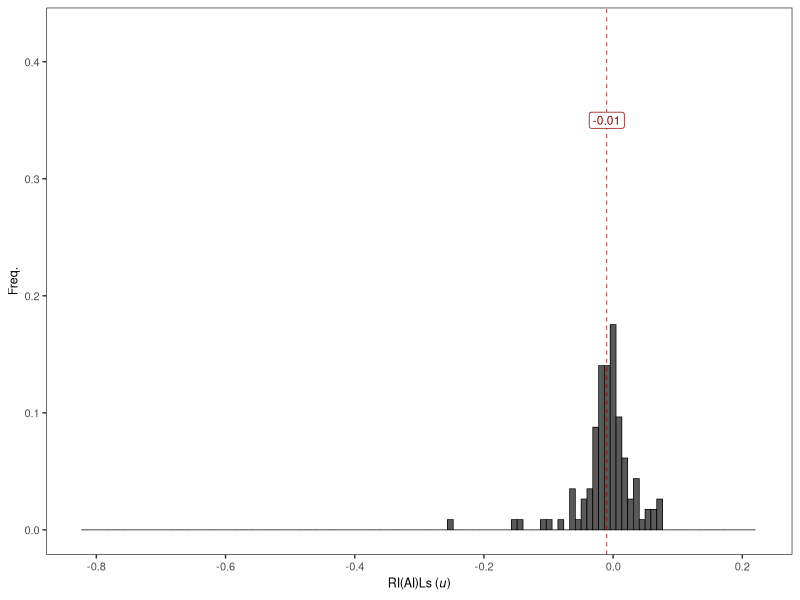
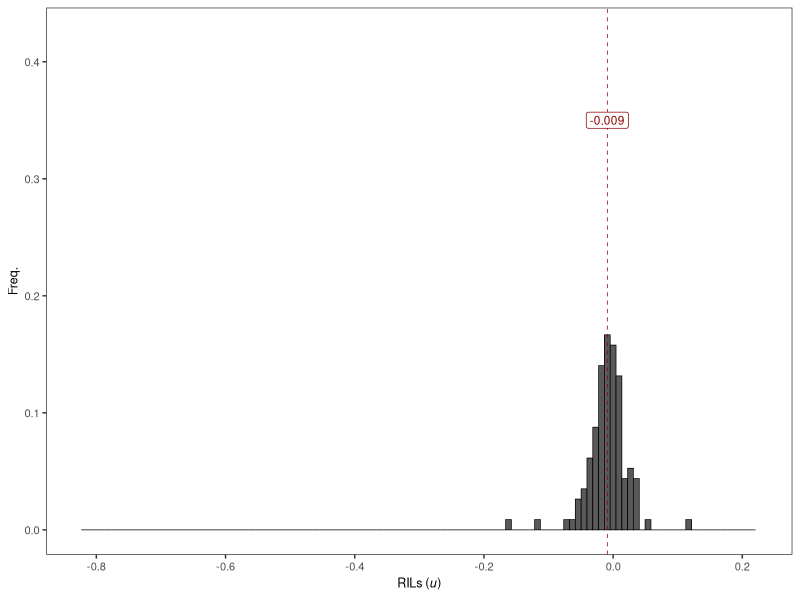
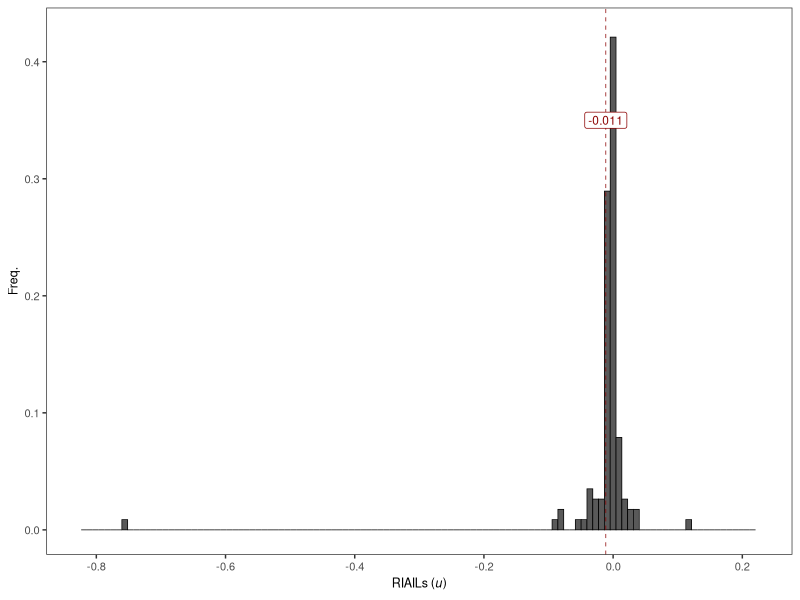
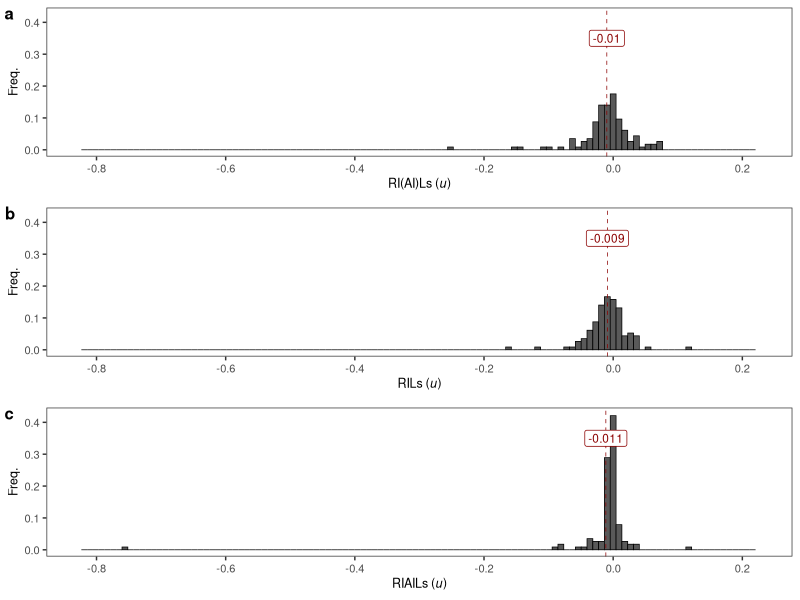
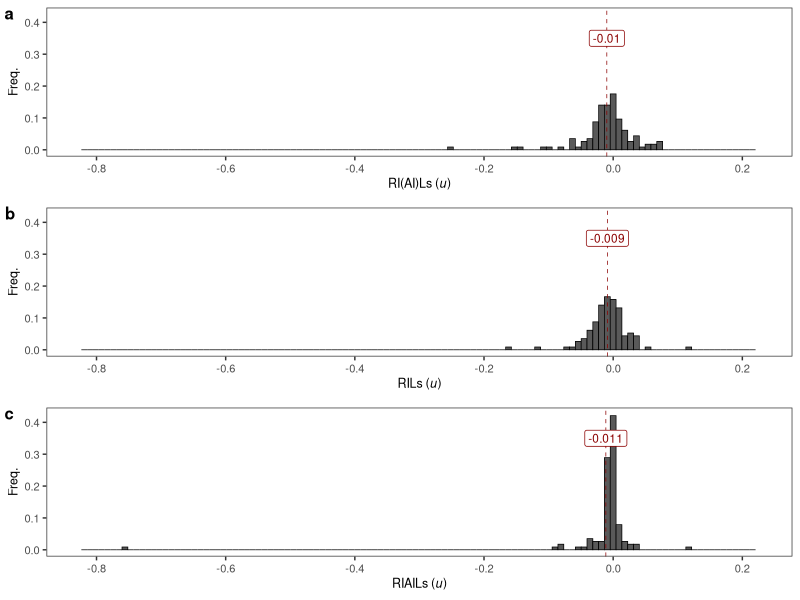
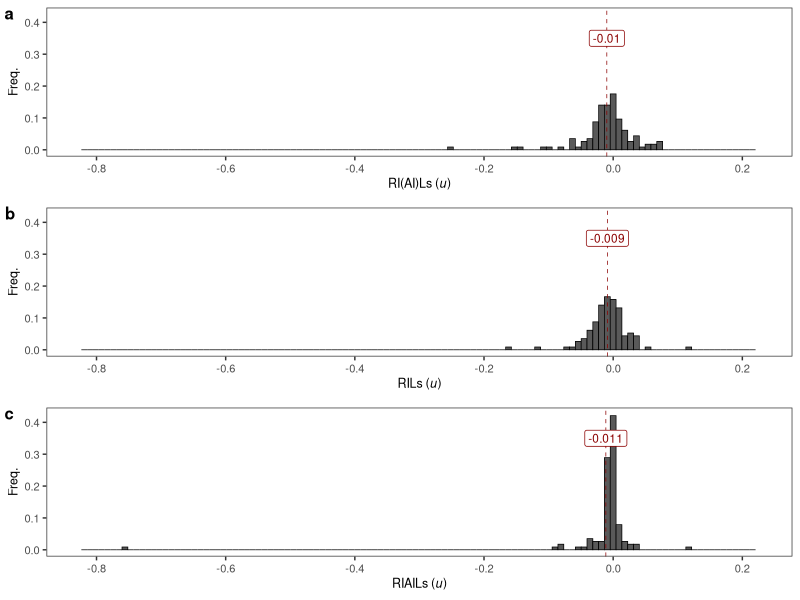

Reproduce these figures in R, in order.
library(tidyverse)

# Set working directory
setwd(glue::glue("{dirname(rstudioapi::getActiveDocumentContext()$path)}/.."))

# load data
df_all <- data.table::fread("data/processed/Table_posterior_haplotype_effects_RIL+RIAIL.csv")
df_ril <- data.table::fread("data/processed/Table_posterior_haplotype_effects_RIL.csv")
df_riails <- data.table::fread("data/processed/Table_posterior_haplotype_effects_RIAIL.csv")

# get max x range for all dfs
ax <- c(max(df_all$mean), min(df_all$mean))
bx <- c(max(df_ril$mean), min(df_ril$mean))
cx <- c(max(df_riails$mean), min(df_riails$mean))

# plot the histogram with freq on y and Delta (w) on x
a <- ggplot(df_all) +
  aes(x = mean, y=stat(count)/sum(stat(count))) +
  geom_histogram(binwidth = 0.009, color = "black", linewidth = 0.25) +
  geom_vline(xintercept = mean(df_all$mean), linetype = 2, color = "darkred", linewidth = 0.25) +
  annotate(geom = "label", x = mean(df_all$mean), y = 0.35, size = 3,
           label = glue::glue("{round(mean(df_all$mean), digits=3)}"),
           color = "darkred", size = 3) +
  labs(y = "Freq.", x = expression(paste('RI(AI)Ls (',italic('u'),')'))) +
  scale_x_continuous(labels = scales::number_format(accuracy = 0.1),
                     limits = c(-0.825, 0.225),
                     breaks = c(-0.8, -0.6, -0.4, -0.2, 0, 0.2)) +
  scale_y_continuous(labels = scales::number_format(accuracy = 0.1),
                     limits = c(0, 0.425)) +
  theme_bw() +
  theme(panel.grid = element_blank(),
        axis.title = element_text(size = 9),
        axis.text = element_text(size = 8))
a

b <- ggplot(df_ril) +
  aes(x = mean, y=stat(count)/sum(stat(count))) +
  geom_histogram(binwidth = 0.009, color = "black", linewidth = 0.25) +
  geom_vline(xintercept = mean(df_ril$mean), linetype = 2, color = "darkred", linewidth = 0.25) +
  annotate(geom = "label", x = mean(df_ril$mean), y = 0.35, size = 3,
           label = glue::glue("{round(mean(df_ril$mean), digits=3)}"),
           color = "darkred", size = 3) +
  labs(y = "Freq.", x = expression(paste('RILs (',italic('u'),')'))) +
  scale_x_continuous(labels = scales::number_format(accuracy = 0.1),
                     limits = c(-0.825, 0.225),
                     breaks = c(-0.8, -0.6, -0.4, -0.2, 0, 0.2)) +
  scale_y_continuous(labels = scales::number_format(accuracy = 0.1),
                     limits = c(0, 0.425)) +
  theme_bw() +
  theme(panel.grid = element_blank(),
        axis.title = element_text(size = 9),
        axis.text = element_text(size = 8))
b

c <- ggplot(df_riails) +
  aes(x = mean, y=stat(count)/sum(stat(count))) +
  geom_histogram(binwidth = 0.009, color = "black", linewidth = 0.25) +
  geom_vline(xintercept = mean(df_riails$mean), linetype = 2, color = "darkred", linewidth = 0.25) +
  annotate(geom = "label", x = mean(df_riails$mean), y = 0.35, size = 3,
           label = glue::glue("{round(mean(df_riails$mean), digits=3)}"),
           color = "darkred", size = 3) +
  labs(y = "Freq.", x = expression(paste('RIAILs (',italic('u'),')'))) +
  scale_x_continuous(labels = scales::number_format(accuracy = 0.1),
                     limits = c(-0.825, 0.225),
                     breaks = c(-0.8, -0.6, -0.4, -0.2, 0, 0.2)) +
  scale_y_continuous(labels = scales::number_format(accuracy = 0.1),
                     limits = c(0, 0.425)) +
  theme_bw() +
  theme(panel.grid = element_blank(),
        axis.title = element_text(size = 9),
        axis.text = element_text(size = 8))
c

# put them together
fig5 <- cowplot::plot_grid(a, b, c, labels = c("a", "b", "c"), ncol = 1, align = "vh", axis = "tblr", label_size = 12)
fig5

# save it
ggsave(fig5, filename = "figures/figure5.png", width = 2.5, height = 6)
ggsave(fig5, filename = "figures/figure5.pdf", width = 2.5, height = 6)
